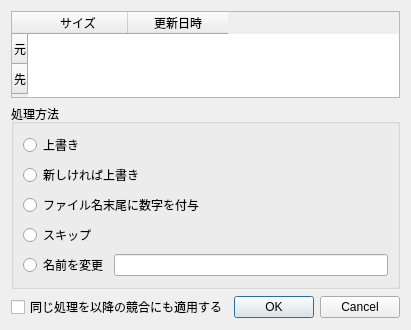
<?xml version="1.0" encoding="UTF-8"?>
<ui version="4.0">
 <class>OverWriteDialog</class>
 <widget class="QDialog" name="OverWriteDialog">
  <property name="geometry">
   <rect>
    <x>0</x>
    <y>0</y>
    <width>384</width>
    <height>286</height>
   </rect>
  </property>
  <property name="windowTitle">
   <string>同名のファイルが存在しています</string>
  </property>
  <layout class="QVBoxLayout" name="verticalLayout_2">
   <item>
    <widget class="QTableWidget" name="tableWidget">
     <property name="sizePolicy">
      <sizepolicy hsizetype="Expanding" vsizetype="Maximum">
       <horstretch>0</horstretch>
       <verstretch>0</verstretch>
      </sizepolicy>
     </property>
     <property name="minimumSize">
      <size>
       <width>0</width>
       <height>87</height>
      </size>
     </property>
     <property name="maximumSize">
      <size>
       <width>16777215</width>
       <height>87</height>
      </size>
     </property>
     <property name="verticalScrollBarPolicy">
      <enum>Qt::ScrollBarAlwaysOff</enum>
     </property>
     <property name="horizontalScrollBarPolicy">
      <enum>Qt::ScrollBarAlwaysOff</enum>
     </property>
     <property name="tabKeyNavigation">
      <bool>false</bool>
     </property>
     <property name="showGrid">
      <bool>false</bool>
     </property>
     <property name="wordWrap">
      <bool>false</bool>
     </property>
     <property name="rowCount">
      <number>2</number>
     </property>
     <property name="columnCount">
      <number>2</number>
     </property>
     <attribute name="horizontalHeaderHighlightSections">
      <bool>false</bool>
     </attribute>
     <attribute name="verticalHeaderHighlightSections">
      <bool>false</bool>
     </attribute>
     <row>
      <property name="text">
       <string>元</string>
      </property>
     </row>
     <row>
      <property name="text">
       <string>先</string>
      </property>
     </row>
     <column>
      <property name="text">
       <string>サイズ</string>
      </property>
     </column>
     <column>
      <property name="text">
       <string>更新日時</string>
      </property>
     </column>
    </widget>
   </item>
   <item>
    <widget class="QGroupBox" name="groupBox">
     <property name="title">
      <string>処理方法</string>
     </property>
     <layout class="QVBoxLayout" name="verticalLayout_3">
      <item>
       <layout class="QVBoxLayout" name="verticalLayout">
        <item>
         <widget class="QRadioButton" name="rbOverWrite">
          <property name="text">
           <string>上書き</string>
          </property>
         </widget>
        </item>
        <item>
         <widget class="QRadioButton" name="rbOverWriteIfNew">
          <property name="text">
           <string>新しければ上書き</string>
          </property>
         </widget>
        </item>
        <item>
         <widget class="QRadioButton" name="rbAppendNumber">
          <property name="text">
           <string>ファイル名末尾に数字を付与</string>
          </property>
         </widget>
        </item>
        <item>
         <widget class="QRadioButton" name="rbSkip">
          <property name="text">
           <string>スキップ</string>
          </property>
         </widget>
        </item>
        <item>
         <layout class="QHBoxLayout" name="horizontalLayout">
          <item>
           <widget class="QRadioButton" name="rbRename">
            <property name="text">
             <string>名前を変更</string>
            </property>
           </widget>
          </item>
          <item>
           <widget class="QLineEdit" name="lineEdit"/>
          </item>
         </layout>
        </item>
       </layout>
      </item>
     </layout>
    </widget>
   </item>
   <item>
    <layout class="QHBoxLayout" name="horizontalLayout_2">
     <item>
      <widget class="QCheckBox" name="checkBox">
       <property name="text">
        <string>同じ処理を以降の競合にも適用する</string>
       </property>
      </widget>
     </item>
     <item>
      <spacer name="horizontalSpacer">
       <property name="orientation">
        <enum>Qt::Horizontal</enum>
       </property>
       <property name="sizeHint" stdset="0">
        <size>
         <width>40</width>
         <height>20</height>
        </size>
       </property>
      </spacer>
     </item>
     <item>
      <widget class="QDialogButtonBox" name="buttonBox">
       <property name="orientation">
        <enum>Qt::Horizontal</enum>
       </property>
       <property name="standardButtons">
        <set>QDialogButtonBox::Cancel|QDialogButtonBox::Ok</set>
       </property>
      </widget>
     </item>
    </layout>
   </item>
  </layout>
 </widget>
 <resources/>
 <connections>
  <connection>
   <sender>buttonBox</sender>
   <signal>accepted()</signal>
   <receiver>OverWriteDialog</receiver>
   <slot>accept()</slot>
   <hints>
    <hint type="sourcelabel">
     <x>248</x>
     <y>254</y>
    </hint>
    <hint type="destinationlabel">
     <x>157</x>
     <y>274</y>
    </hint>
   </hints>
  </connection>
  <connection>
   <sender>buttonBox</sender>
   <signal>rejected()</signal>
   <receiver>OverWriteDialog</receiver>
   <slot>reject()</slot>
   <hints>
    <hint type="sourcelabel">
     <x>316</x>
     <y>260</y>
    </hint>
    <hint type="destinationlabel">
     <x>286</x>
     <y>274</y>
    </hint>
   </hints>
  </connection>
 </connections>
</ui>
